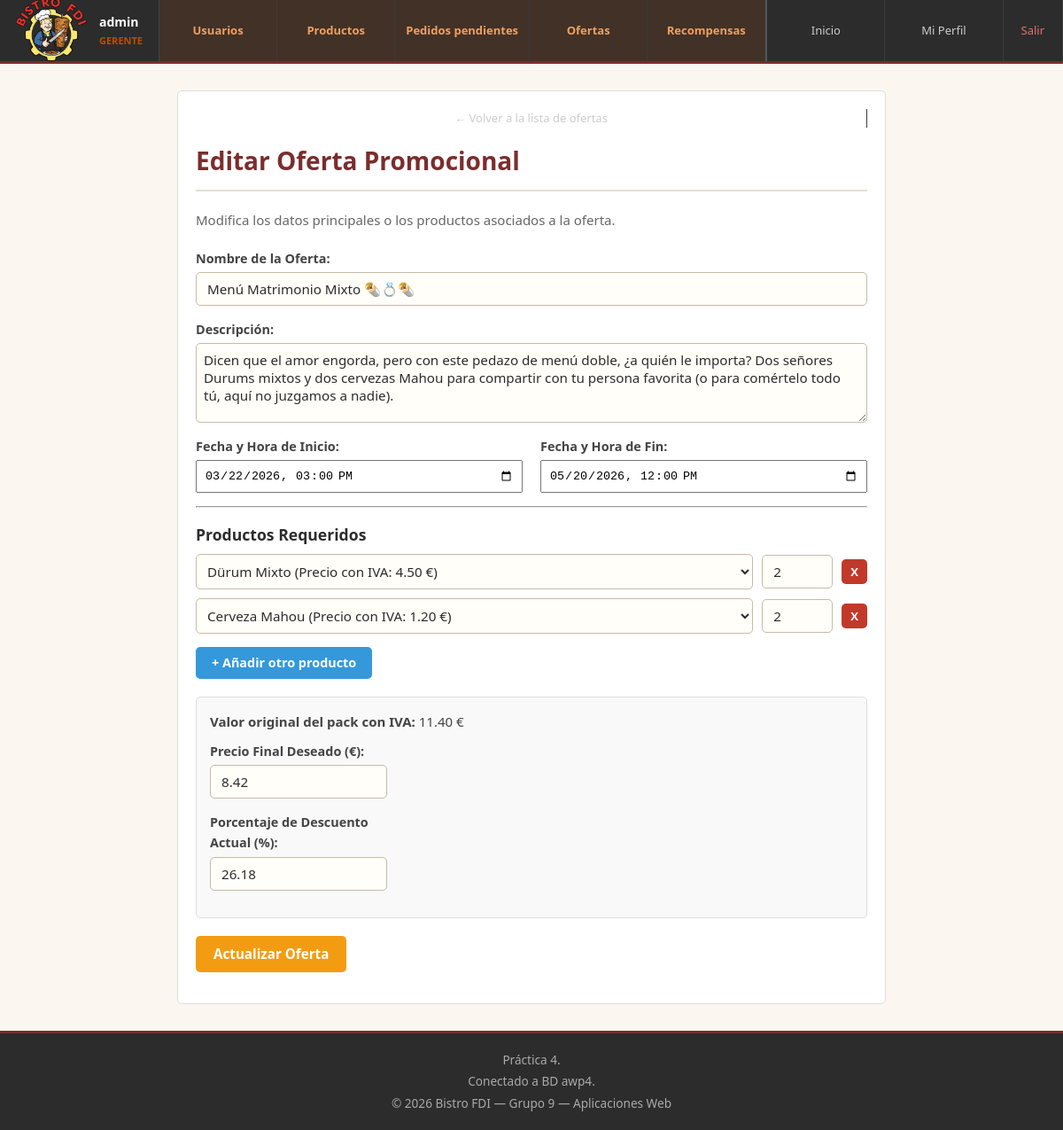
The page /admin/editar_oferta.php?id=1 (signed in) on the database its author committed.
### tables this page shows
CREATE TABLE `ofertas` (
  `id` int(11) NOT NULL,
  `nombre` varchar(100) NOT NULL,
  `descripcion` text NOT NULL,
  `fecha_inicio` datetime NOT NULL,
  `fecha_fin` datetime NOT NULL,
  `porcentaje_descuento` decimal(5,2) NOT NULL
);

CREATE TABLE `oferta_productos` (
  `id_oferta` int(11) NOT NULL,
  `id_producto` int(11) NOT NULL,
  `cantidad_requerida` int(11) NOT NULL DEFAULT 1
);

### includes/clases/productos/Producto.php (called while the page is built, shortened)
<?php
class Producto
{
    private $id;
    private $nombre;
    private $precio_base;
    private $iva;
    private function __construct($id, $nombre, $descripcion, $id_categoria, $nombre_categoria, $precio_base, $iva, $disponible, $ofertado, $imagen_principal, $imagenes = [])
    {
        $this->id = $id;
        $this->nombre = $nombre;
        $this->precio_base = $precio_base;
        $this->iva = $iva;
    }
    public function getId() { return $this->id; }
    public function getNombre() { return $this->nombre; }
    public function getPrecioBase() { return $this->precio_base; }
    public function getIva() { return $this->iva; }
    public static function listaProductos($solo_ofertados = true)
    {
        $conn = Aplicacion::getInstance()->getConexionBd();
        $sql = "SELECT p.*, c.nombre AS nombre_categoria,
                       (SELECT ruta_imagen FROM producto_imagenes pi WHERE pi.id_producto = p.id ORDER BY id ASC LIMIT 1) AS imagen_principal
                FROM productos p
                JOIN categorias c ON p.id_categoria = c.id";
        if ($solo_ofertados) {
            $sql .= " WHERE p.ofertado = TRUE";
        }
        $result = $conn->query($sql);
        $productos = [];
        if ($result) {
            while ($row = $result->fetch_assoc()) {
                $productos[] = new Producto(
                    $row['id'], $row['nombre'], $row['descripcion'], $row['id_categoria'],
                    $row['nombre_categoria'], $row['precio_base'], $row['iva'],
                    $row['disponible'], $row['ofertado'], $row['imagen_principal']
                );
            }
        }
        return $productos;
    }
}

### includes/clases/ofertas/Oferta.php (called while the page is built, shortened)
<?php
class Oferta
{
    private $fecha_inicio;
    private $fecha_fin;
    private $porcentaje_descuento;
    private $productos;
    private function __construct($id, $nombre, $descripcion, $fecha_inicio, $fecha_fin, $porcentaje_descuento, $productos = [])
    {
        $this->fecha_inicio = $fecha_inicio;
        $this->fecha_fin = $fecha_fin;
        $this->porcentaje_descuento = $porcentaje_descuento;
        $this->productos = $productos;
    }
    public function getFechaInicio() { return $this->fecha_inicio; }
    public function getFechaFin() { return $this->fecha_fin; }
    public function getPorcentajeDescuento() { return $this->porcentaje_descuento; }
    public function getProductos() { return $this->productos; }
    public static function buscaOferta($id_oferta)
    {
        $conn = Aplicacion::getInstance()->getConexionBd();
        $stmt = $conn->prepare("SELECT * FROM ofertas WHERE id = ?");
        $stmt->bind_param("i", $id_oferta);
        $stmt->execute();
        $row = $stmt->get_result()->fetch_assoc();
        if ($row) {
            $productos = self::buscaProductosOferta($row['id']);
            return new Oferta(
                $row['id'], $row['nombre'], $row['descripcion'],
                $row['fecha_inicio'], $row['fecha_fin'], $row['porcentaje_descuento'], $productos
            );
        }
        return false;
    }
    private static function buscaProductosOferta($id_oferta)
    {
        $conn = Aplicacion::getInstance()->getConexionBd();
        $sql = "SELECT op.id_producto, op.cantidad_requerida, p.nombre, p.precio_base
                FROM oferta_productos op
                JOIN productos p ON op.id_producto = p.id
                WHERE op.id_oferta = ?";
        $stmt = $conn->prepare($sql);
        $stmt->bind_param("i", $id_oferta);
        $stmt->execute();
        $result = $stmt->get_result();
        $productos = [];
        if ($result) {
            while ($row = $result->fetch_assoc()) {
                $productos[] = $row;
            }
        }
        return $productos;
    }
}

### includes/clases/ofertas/FormularioEditarOferta.php (the view, shortened to what this page needs)
<?php
class FormularioEditarOferta extends Formulario
{
    private $idOferta;
    public function __construct($idOferta)
    {
        $this->idOferta = $idOferta;
    }
    protected function generaCamposFormulario(&$datos)
    {
        $ofertaActual = Oferta::buscaOferta($this->idOferta);
        $nombre      = $datos['nombre']      ?? $ofertaActual->getNombre();
        $descripcion = $datos['descripcion'] ?? $ofertaActual->getDescripcion();
        $fechaInicioStr = $datos['fecha_inicio'] ?? $ofertaActual->getFechaInicio();
        $fechaFinStr    = $datos['fecha_fin']    ?? $ofertaActual->getFechaFin();
        $fecha_inicio   = date('Y-m-d\TH:i', strtotime($fechaInicioStr));
        $fecha_fin      = date('Y-m-d\TH:i', strtotime($fechaFinStr));
        $porcentaje = $datos['porcentaje_descuento'] ?? $ofertaActual->getPorcentajeDescuento();
        $todosLosProductos = Producto::listaProductos();
        $opcionesProductosJS = "<option value=''>Selecciona un producto...</option>";
        foreach ($todosLosProductos as $p) {
            $id      = $p->getId();
            $nombreP = htmlspecialchars($p->getNombre());
            $precioBase = $p->getPrecioBase();
            $iva = (float) $p->getIva();
            $precioIva = round($precioBase * (1 + $iva / 100), 2);
            $precio = number_format($precioIva, 2, '.', '');
            $opcionesProductosJS .= "<option value='$id' data-precio='$precio'>$nombreP (Precio con IVA: $precio €)</option>";
        }
        $productosAsignados = $datos['productos'] ?? $ofertaActual->getProductos();
        $htmlFilasProductos = '';
        $idx = 0;
        if (!empty($productosAsignados)) {
            foreach ($productosAsignados as $prod) {
                $idProd   = $prod['id'] ?? $prod['id_producto'] ?? '';
                $cantidad = $prod['cantidad'] ?? $prod['cantidad_requerida'] ?? 1;
                $selectHtml  = "<select name='productos[$idx][id]' class='form-control sel-producto' required>";
                $selectHtml .= "<option value=''>Selecciona un producto...</option>";
                foreach ($todosLosProductos as $p) {
                    $pId     = $p->getId();
                    $pNombre = htmlspecialchars($p->getNombre());
                    $pPrecioBase = $p->getPrecioBase();
                    $pIva = (float) $p->getIva();
                    $pPrecioIva = round($pPrecioBase * (1 + $pIva / 100), 2);
                    $pPrecio = number_format($pPrecioIva, 2, '.', '');
                    $selected = ($pId == $idProd) ? "selected" : "";
                    $selectHtml .= "<option value='$pId' data-precio='$pPrecio' $selected>$pNombre (Precio con IVA: $pPrecio €)</option>";
                }
                $selectHtml .= "</select>";
                $htmlFilasProductos .= "
                <div class='producto-fila'>
                    $selectHtml
                    <input type='number' name='productos[$idx][cantidad]' class='form-control input-mini cant-producto' value='$cantidad' min='1' required title='Cantidad'>
                    <button type='button' class='btn-peligro btn-sm' onclick='eliminarFila(this)'>X</button>
                </div>";
                $idx++;
            }
        }
        $valNombre = htmlspecialchars($nombre);
        $valDesc   = htmlspecialchars($descripcion);
        $valPorc   = htmlspecialchars($porcentaje);
        $html = <<<EOF
        <input type="hidden" name="id" value="{$this->idOferta}">
        <div class="form-group">
            <label>Nombre de la Oferta:</label>
            <input class="form-control" type="text" name="nombre" value="$valNombre" required>
        </div>
        <div class="form-group">
            <label>Descripción:</label>
            <textarea class="form-control" name="descripcion" rows="3" required>$valDesc</textarea>
        </div>
        <div class="flex-fila gap-20">
            <div class="form-group flex-1">
                <label>Fecha y Hora de Inicio:</label>
                <input class="form-control" type="datetime-local" name="fecha_inicio" value="$fecha_inicio" required>
            </div>
            <div class="form-group flex-1">
                <label>Fecha y Hora de Fin:</label>
                <input class="form-control" type="datetime-local" name="fecha_fin" value="$fecha_fin" required>
            </div>
        </div>
        <hr>
        <h3>Productos Requeridos</h3>
        <div id="contenedor-productos">
            $htmlFilasProductos
        </div>
        <button type="button" onclick="agregarProducto()" class="btn-azul mt-5">+ Añadir otro producto</button>
        <div class="caja-resumen">
            <p><strong>Valor original del pack con IVA:</strong> <span id="valor-original">0.00</span> €</p>
            <div class="form-group form-group-sm">
                <label>Precio Final Deseado (€):</label>
                <input type="number" step="0.01" min="0" id="precio-final" class="form-control" placeholder="Modifica para recalcular">
            </div>
            <div class="form-group form-group-sm">
                <label>Porcentaje de Descuento Actual (%):</label>
                <input type="number" step="0.01" min="0" max="100" name="porcentaje_descuento" id="porcentaje-descuento" class="form-control input-readonly" value="$valPorc" readonly>
            </div>
        </div>
        <div class="form-group mt-20">
            <button type="submit" class="btn-editar btn-lg">Actualizar Oferta</button>
        </div>
            let productoIndex = $idx;
            const opcionesHTML = `$opcionesProductosJS`;
EOF;
        return $html;
    }
}

### CSS/estilo.css (style rules this page uses)
*, *::before, *::after { box-sizing: border-box; margin: 0; padding: 0; }
body { font-family: 'Segoe UI', Tahoma, Geneva, Verdana, sans-serif; font-size: 15px; line-height: 1.6; color: #2C2C2C; background-color: #FBF7F0; min-height: 100vh; margin: 0; padding: 0; }
main h3 { font-size: 1.1rem; color: #2C2C2C; margin: 16px 0 8px; }
main p { margin-bottom: 10px; color: #444; }
.flex-fila { display: flex; align-items: center; }
.flex-1 { flex: 1; }
.gap-20 { gap: 20px; }
.mt-5 { margin-top: 5px; }
.mt-20 { margin-top: 20px; }
button, a.boton, input[type="submit"] { display: inline-block; padding: 8px 18px; border-radius: 5px; font-size: 0.9rem; font-family: inherit; font-weight: 600; cursor: pointer; border: none; text-decoration: none; transition: background-color 0.18s, transform 0.1s; line-height: 1.4; }
button[type="submit"], input[type="submit"] { background-color: #7B2D2D; color: #fff; }
.btn-peligro { background-color: #c0392b !important; color: white !important; border: none !important; }
.btn-editar { background-color: #f39c12 !important; color: white !important; border: none !important; }
.btn-azul { background-color: #3498db !important; color: white !important; border: none !important; }
.btn-sm { padding: 5px 10px !important; font-size: 0.82rem !important; }
.btn-lg { padding: 10px 20px !important; font-size: 0.95rem !important; }
label { display: block; margin-bottom: 4px; font-weight: 600; color: #444; font-size: 0.9rem; }
input[type="text"], input[type="email"], input[type="password"], input[type="number"], input[type="date"], input[type="search"], select, textarea { display: block; width: 100%; max-width: 420px; padding: 8px 12px; border: 1px solid #C8BAA8; border-radius: 5px; font-size: 0.95rem; font-family: inherit; color: #2C2C2C; background-color: #FFFEF9; transition: border-color 0.2s, box-shadow 0.2s; }
textarea { min-height: 90px; resize: vertical; max-width: 100%; }
.form-group { margin-bottom: 15px; }
.form-control { width: 100%; padding: 8px; box-sizing: border-box; max-width: 100% !important; }
.input-mini { width: 80px !important; max-width: 80px !important; }
.input-readonly { background: #eee; }
.form-group-sm { max-width: 200px; }
.producto-fila { display: flex; gap: 10px; margin-bottom: 10px; align-items: center; }
.caja-resumen { background: #f9f9f9; padding: 15px; border: 1px solid #ddd; margin-top: 20px; border-radius: 5px; }

### rows shown on the page
ofertas: fecha_inicio "03/22/2026 15:00", fecha_fin "05/20/2026 12:00", porcentaje_descuento "26.18"
oferta_productos: cantidad_requerida "2"
oferta_productos: cantidad_requerida "2"

### other values the page prints
$nombreActual "admin"
$rolActual "GERENTE"
form field value "Dürum Mixto (Precio con IVA: 4.50 €)"
form field value "Cerveza Mahou (Precio con IVA: 1.20 €)"
